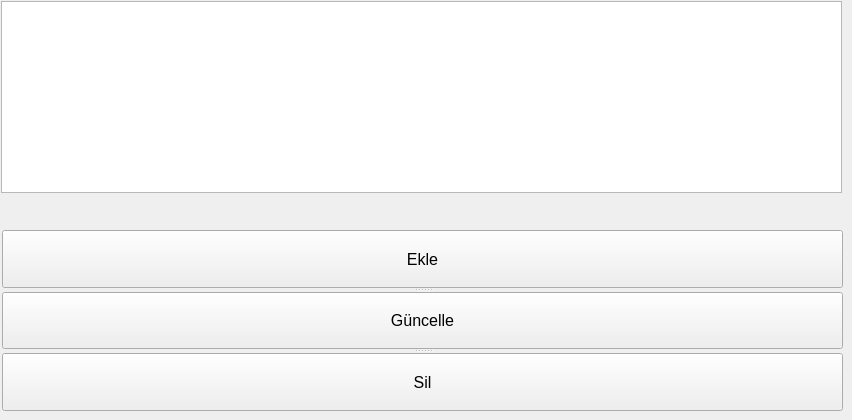
       <widget class="QWidget" name="tab_16">
        <attribute name="title">
         <string>Kategori Ekle</string>
        </attribute>
        <widget class="QListView" name="listView">
         <property name="geometry">
          <rect>
           <x>1</x>
           <y>1</y>
           <width>841</width>
           <height>192</height>
          </rect>
         </property>
         <property name="font">
          <font>
           <pointsize>12</pointsize>
           <weight>75</weight>
           <bold>true</bold>
          </font>
         </property>
        </widget>
        <widget class="QSplitter" name="splitter_2">
         <property name="geometry">
          <rect>
           <x>2</x>
           <y>230</y>
           <width>841</width>
           <height>181</height>
          </rect>
         </property>
         <property name="orientation">
          <enum>Qt::Vertical</enum>
         </property>
         <widget class="QPushButton" name="pushButton_4">
          <property name="font">
           <font>
            <pointsize>12</pointsize>
           </font>
          </property>
          <property name="text">
           <string>Ekle</string>
          </property>
         </widget>
         <widget class="QPushButton" name="pushButton_20">
          <property name="font">
           <font>
            <pointsize>12</pointsize>
           </font>
          </property>
          <property name="text">
           <string>Güncelle</string>
          </property>
         </widget>
         <widget class="QPushButton" name="pushButton_21">
          <property name="font">
           <font>
            <pointsize>12</pointsize>
           </font>
          </property>
          <property name="text">
           <string>Sil</string>
          </property>
         </widget>
        </widget>
       </widget>
